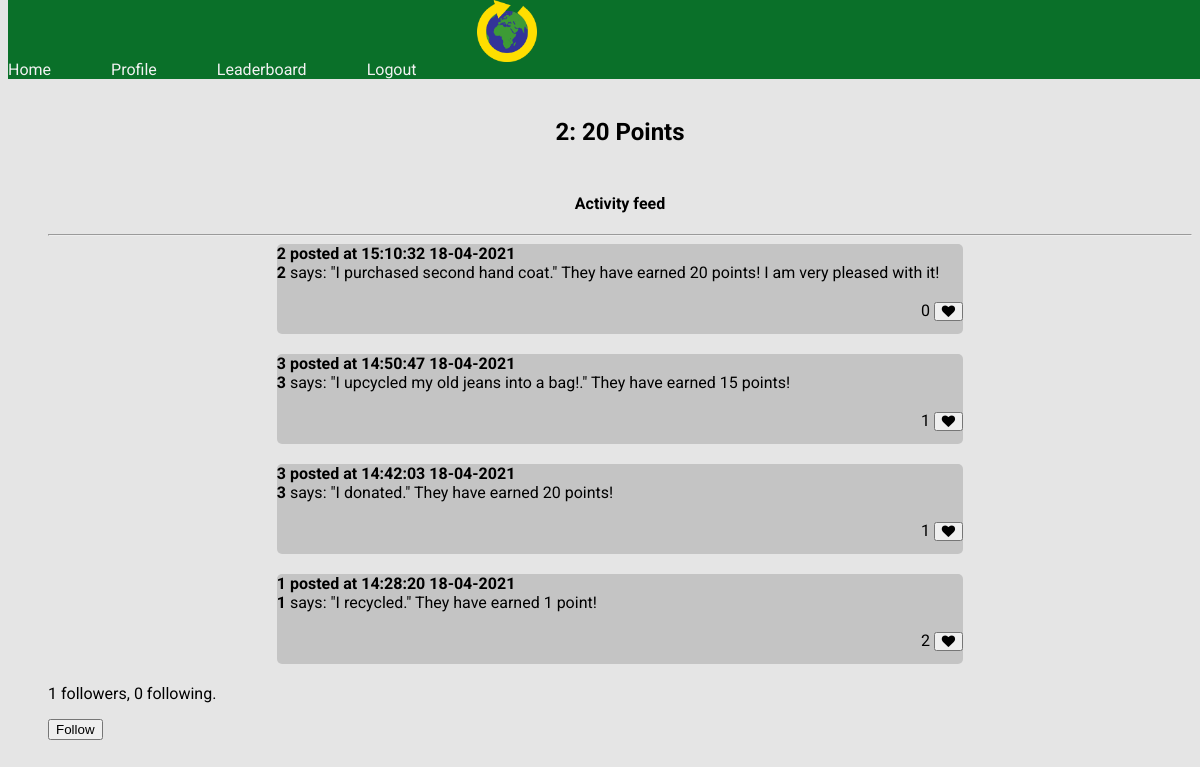
Screenshot of /user/2 (signed in) with the database file from the repository.
### app/models.py (models this page shows, shortened)
class User(UserMixin, db.Model):
    id = db.Column(db.Integer, primary_key=True)
    username = db.Column(db.String(64), index=True, unique=True)
    email = db.Column(db.String(120), index=True, unique=True)
    password_hash = db.Column(db.String(128))
    posts = db.relationship('Post', backref='author', lazy='dynamic')
    points = db.Column(db.Integer, default=0)
    followed = db.relationship(
        'User', secondary=followers,
        primaryjoin=(followers.c.follower_id == id),
        secondaryjoin=(followers.c.followed_id == id),
        backref=db.backref('followers', lazy='dynamic'), lazy='dynamic')
    def is_following(self, user):
        return self.followed.filter(
            followers.c.followed_id == user.id).count() > 0

class Post(db.Model):
    id = db.Column(db.Integer, primary_key=True)
    body = db.Column(db.String(140))
    action = db.Column(db.String(64))
    item = db.Column(db.String(64))
    timestamp = db.Column(db.String, index=True)
    user_id = db.Column(db.Integer, db.ForeignKey('user.id'))
    points = db.Column(db.Integer,default=0)
    likes = db.Column(db.Integer, default=0)

### app/routes.py (the view, shortened to what this page needs)
@app.route('/user/<username>', methods=['GET','POST'])
@login_required
def user(username):
    user = User.query.filter_by(username=username).first_or_404()
    posts = db.session.query(Post).order_by(desc(Post.id)).limit(20).all()
    form = LogActivity()
    form2 = EmptyForm()
    return render_template("user.html",user=user, posts=posts, form=form, points=user.points)

### app/forms.py
class LogActivity(FlaskForm):
    actions = {'donated':20,'recycled':1,'upcycled':15,'reused':3,'purchased second hand':20, 'completed the weekly challenge':25,'have something else to share':0}
    action = SelectField('Action:',choices=list(actions.keys()), validators=[DataRequired()])
    item = StringField()
    comment = TextAreaField('Share a comment on your achievement?')
    submit = SubmitField('Log Activity')

class EmptyForm(FlaskForm):
    submit = SubmitField('Submit')

### app/models.py (called while the page is built)
@login.user_loader
def load_user(id):
    return User.query.get(int(id))

### app/templates/user.html (shortened to what this page needs)
{% extends "base.html" %}
{% block content %}
    <h2>{{ user.username }}: {{ user.points }} Points</h2>
    <table class="aboutme">
        <tr valign="top">
            <td>
            </td>
        </tr>
    </table>
    <div class="activity feed">
    <h4>Activity feed</h4>
    <hr>
    {% for post in posts %}
    <a href="{{ url_for('user',username=post.author.username) }}" id="post_link">
    <div class="activitypost">
    <span id="posted info"><b> {{ post.author.username }} posted at {{ post.timestamp }}</b></span>
    <br>
    <span id="postauthor"><b>{{ post.author.username }}</b></span>
    <span id="postbody">{{ post.body }}</span>
    <br>
    <span id="postlikes"> <form action="{{ url_for('update_like', username=user.username, post_id=post.id) }}" method="POST">{{ post.likes }}
        <button><i class="fa fa-heart"></i></button>
   </form>
    </span>
    <br>
    <br>
    </div>
    {% endfor %}
    </a>
</div>
    <div class="followers">
    <p> {{ user.followers.count() }} followers, {{ user.followed.count() }} following.</p>
    {% if user == current_user %}
    {% for user in current_user.followed %}
    Users followed:
    {{ user.username }}
    {% endfor %}
    {% elif not current_user.is_following(user) %}
    <p>
        <form action="{{ url_for('follow', username=user.username) }}" method="post">
            {{ form.submit(value='Follow') }}
        </form>
    </p>
    {% endif %}
</div>
{% endblock %}

### app/static/base.css (style rules this page uses)
h2 { font-family: Roboto, Open Sans, sans-serif; text-align: center; }
h4 { font-family: Roboto, Open Sans, sans-serif; text-align: center; }
p { font-family: Roboto, Open Sans, sans-serif; }
a { font-family: Roboto, Open Sans, sans-serif; }
body { background-color: #E5E5E5; }
.activitypost { text-align:left; margin-left: auto; margin-right: auto; padding-bottom: 5px; margin-bottom: 20px; width: 60%; height: 85px; border-radius: 5px; background-color: #C4C4C4; font-family: Roboto, Open Sans, sans-serif; }
#post_link { text-decoration: none; color: black; }
.followers { font-family: Roboto, Open Sans, sans-serif; text-align: left; }
#postlikes { padding-left: 80%; text-align: right; }
.aboutme { text-align: right; margin-left:auto; margin-right: auto; }

### rows the page displays
User: username "2", points "20"
Post: author.username "2", timestamp "15:10:32 18-04-2021", body "says: \"I purchased second hand coat.\" They have earned 20 points! I am very pleased with it!", likes "0"
Post: author.username "3", timestamp "14:50:47 18-04-2021", body "says: \"I upcycled my old jeans into a bag!.\" They have earned 15 points!", likes "1"
Post: author.username "3", timestamp "14:42:03 18-04-2021", body "says: \"I donated.\" They have earned 20 points!", likes "1"
Post: author.username "1", timestamp "14:28:20 18-04-2021", body "says: \"I recycled.\" They have earned 1 point!", likes "2"

### other values shown
{{ user.followers.count() }} "1"
{{ user.followed.count() }} "0"
